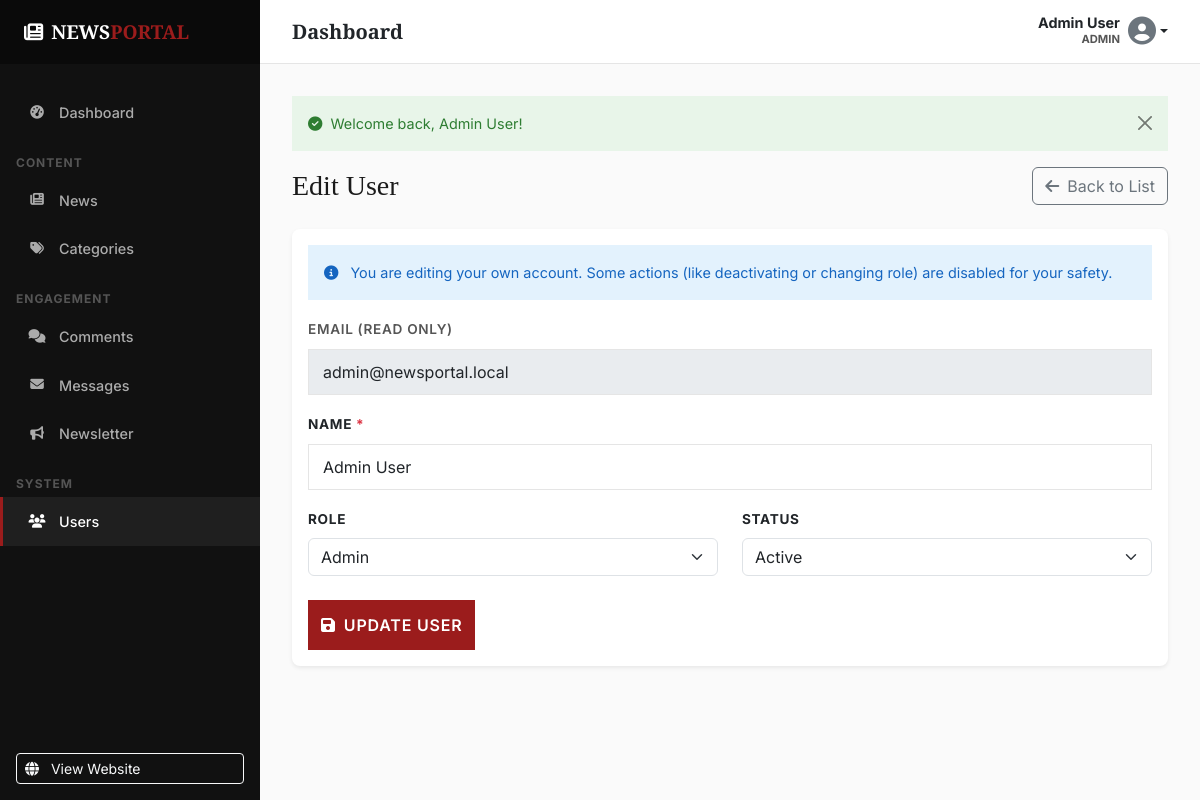
/admin/users/edit.php?id=1 (signed in), run on the app's committed database.
### tables this page shows
CREATE TABLE IF NOT EXISTS `users` (
    `id`            INT UNSIGNED    NOT NULL AUTO_INCREMENT,
    `name`          VARCHAR(100)    NOT NULL,
    `email`         VARCHAR(255)    NOT NULL,
    `password`      VARCHAR(255)    NOT NULL COMMENT 'Stored via password_hash(PASSWORD_DEFAULT)',
    `role`          ENUM('admin', 'editor', 'user') NOT NULL DEFAULT 'user',
    `profile_image` VARCHAR(255)    DEFAULT NULL,
    `status`        ENUM('active', 'inactive') NOT NULL DEFAULT 'active',
    `created_at`    DATETIME        NOT NULL DEFAULT CURRENT_TIMESTAMP,
    `updated_at`    DATETIME        NOT NULL DEFAULT CURRENT_TIMESTAMP ON UPDATE CURRENT_TIMESTAMP,

    PRIMARY KEY (`id`),
    UNIQUE KEY `uk_users_email` (`email`)
);

### includes/auth.php (called while the page is built, shortened)
<?php
function isLoggedIn(): bool
{
    return !empty($_SESSION['user_id']) && !empty($_SESSION['logged_in']);
}
function currentUserId(): ?int
{
    return isLoggedIn() ? (int) $_SESSION['user_id'] : null;
}

### admin/users/edit.php (the view, shortened to what this page needs)
<?php
require_once __DIR__ . '/../../config/database.php';
require_once __DIR__ . '/../../includes/functions.php';
require_once __DIR__ . '/../includes/header.php';
$id = (int)get('id', 0);
$pdo = connectDB();
try {
    $stmt = $pdo->prepare("SELECT * FROM users WHERE id = :id");
    $stmt->execute([':id' => $id]);
    $user = $stmt->fetch();
    $name = $_POST['name'] ?? $user['name'];
    $role = $_POST['role'] ?? $user['role'];
    $status = $_POST['status'] ?? $user['status'];
} catch (PDOException $e) {
    setFlashMessage("Database error.", "error");
    redirect('admin/users/index.php');
}
?>
<div class="d-flex justify-content-between align-items-center mb-4">
    <h1 class="h3 mb-0 text-gray-800">Edit User</h1>
    <a href="index.php" class="btn btn-outline-secondary"><i class="fas fa-arrow-left me-2"></i>Back to List</a>
</div>
<div class="card shadow-sm border-0 mb-5">
    <div class="card-body">
        <?php if ($id === currentUserId()): ?>
            <div class="alert alert-info">
                <i class="fas fa-info-circle me-2"></i> You are editing your own account. Some actions (like deactivating or changing role) are disabled for your safety.
            </div>
        <?php endif; ?>
        <form method="POST" action="">
            <div class="mb-3">
                <label class="form-label text-muted">Email (Read Only)</label>
                <input type="email" class="form-control" value="<?= e($user['email']) ?>" readonly disabled>
            </div>
            <div class="mb-3">
                <label for="name" class="form-label fw-bold">Name <span class="text-danger">*</span></label>
                <input type="text" class="form-control" id="name" name="name" value="<?= e($name) ?>" required maxlength="100">
            </div>
            <div class="row">
                <div class="col-md-6 mb-4">
                    <label for="role" class="form-label fw-bold">Role</label>
                    <select class="form-select" id="role" name="role" <?= ($id === currentUserId()) ? 'readonly style="pointer-events:none;"' : '' ?>>
                        <option value="admin" <?= $role === 'admin' ? 'selected' : '' ?>>Admin</option>
                    </select>
                </div>
                <div class="col-md-6 mb-4">
                    <label for="status" class="form-label fw-bold">Status</label>
                    <select class="form-select" id="status" name="status" <?= ($id === currentUserId()) ? 'readonly style="pointer-events:none;"' : '' ?>>
                        <option value="active" <?= $status === 'active' ? 'selected' : '' ?>>Active</option>
                    </select>
                </div>
            </div>
            <button type="submit" class="btn btn-primary"><i class="fas fa-save me-2"></i>Update User</button>
        </form>
    </div>
</div>
<?php require_once __DIR__ . '/../includes/footer.php'; ?>

### assets/css/style.css (style rules this page uses)
:root { --paper: #FAFAFA; --white: #FFFFFF; --ink: #1A1A1A; --muted: #555555; --line: #E5E5E5; --accent: #9B1C1C; --accent-hover: #7F1414; --soft: #F0F0F0; --dark: #111111; --font-display: 'Playfair Display', Georgia, serif; --font-body: 'Inter', -apple-system, BlinkMacSystemFont, sans-serif; --container-max: 1280px; --container-px: 32px; --radius-xs: 0; --radius-sm: 0; --radius-md: 0; --ease: cubic-bezier(0.25, 1, 0.5, 1); --duration: 300ms; --shadow-sm: none; --shadow-md: none; }
*, *::before, *::after { box-sizing: border-box; }
body { font-family: var(--font-body); color: var(--ink); background-color: var(--white); line-height: 1.6; margin: 0; -webkit-font-smoothing: antialiased; -moz-osx-font-smoothing: grayscale; }
a { color: var(--ink); text-decoration: none; transition: color var(--duration) var(--ease); }
h1, h2, h3, h4, h5, h6 { font-family: var(--font-display); color: var(--ink); font-weight: 700; line-height: 1.2; margin-top: 0; }
.text-muted { color: var(--muted) !important; }
.form-label { font-weight: 600; font-size: 0.85rem; text-transform: uppercase; letter-spacing: 0.05em; }
.form-control { border-radius: 0; border: 1px solid var(--line); padding: 10px 14px; }
.btn-primary { background-color: var(--accent); border-color: var(--accent); border-radius: 0; font-weight: 600; text-transform: uppercase; letter-spacing: 0.05em; padding: 12px; }
.alert { border-radius: var(--radius-md); font-size: 0.9rem; border: none; }
.alert-info { background-color: #e3f2fd; color: #1565c0; }

### admin/includes/header.php (style rules this page uses)
:root { --admin-sidebar-width: 260px; --admin-header-height: 64px; --color-accent: #C62828; --color-dark: #151515; --color-border: #D9D6CF; --color-bg: #F5F3EE; --color-surface: #FFFFFF; --color-text: #111111; --color-text-light: #6B6B6B; --font-heading: 'Playfair Display', Georgia, serif; --font-body: 'Inter', -apple-system, sans-serif; --transition-base: all 250ms cubic-bezier(0.4, 0, 0.2, 1); }
body { font-family: var(--font-body); background-color: var(--color-bg); }
.card { border: 1px solid var(--color-border); border-radius: 8px; }

### data on the page
users: email "admin@newsportal.local", name "Admin User", role "Admin", status "Active"

### other printed values
currentUserName() "Admin User"
currentUserRole() "ADMIN"
$flash['message'] "Welcome back, Admin User!"
